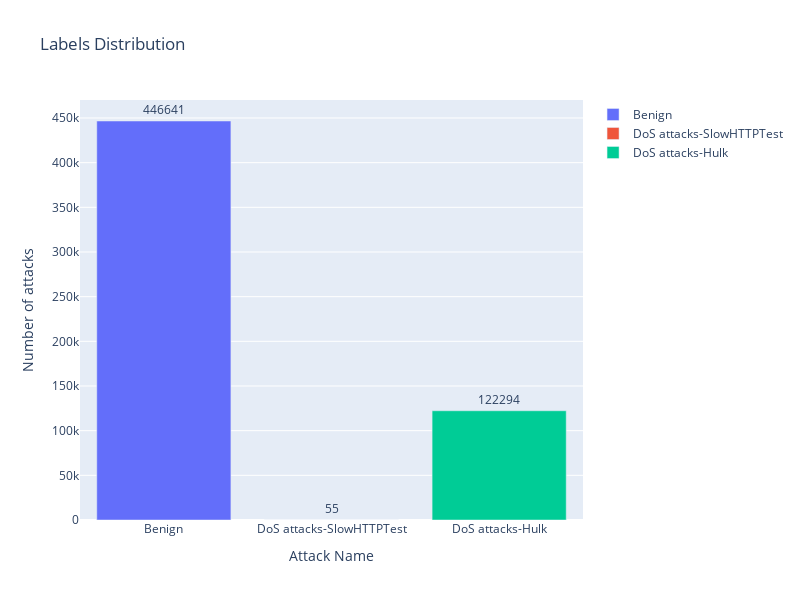

Write notebook code for a chart like this one.
### Code cell
showAttackDistribution(withoutDuplicates[LABEL])

### Figure 1 — Plotly figure (JSON) as saved in the notebook; plotly's stock layout.template omitted (floating-point values rounded to 4 significant figures)
{"data": [{"name": "Benign", "orientation": "v", "text": "446641", "textposition": "outside", "type": "bar", "x": ["Benign"], "y": [446641]}, {"name": "DoS attacks-SlowHTTPTest", "orientation": "v", "text": "55", "textposition": "outside", "type": "bar", "x": ["DoS attacks-SlowHTTPTest"], "y": [55]}, {"name": "DoS attacks-Hulk", "orientation": "v", "text": "122294", "textposition": "outside", "type": "bar", "x": ["DoS attacks-Hulk"], "y": [122294]}], "layout": {"height": 600, "title": {"text": "Labels Distribution"}, "width": 800, "xaxis": {"title": {"text": "Attack Name"}}, "yaxis": {"title": {"text": "Number of attacks"}}}}
